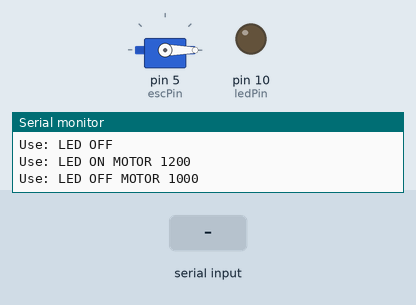
A sketch run on a simulated Arduino Uno, built with avr-gcc and run on an emulated ATmega328P. Shown: servo, output pins drawn as LEDs (lit = HIGH), the last lines printed to the serial monitor. The test bench sets the inputs (shaded band).

Above: at 6.2 s.
6.3 s: "LED ON\n" received over Serial
At 7.0 s:
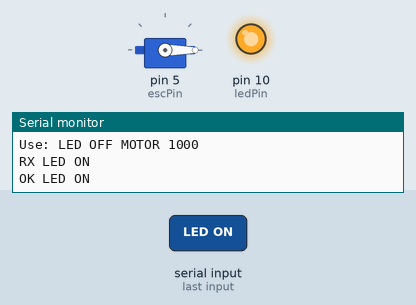
7.8 s: "LED OFF\n" received over Serial
At 8.2 s:
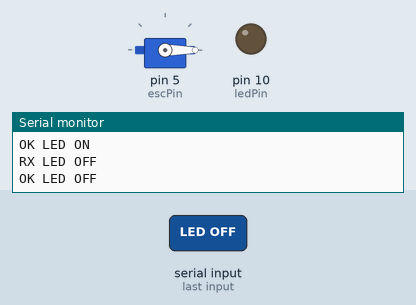
Timing chart, 0 to 10.8 s (numbered marks = the images above; inputs shaded):
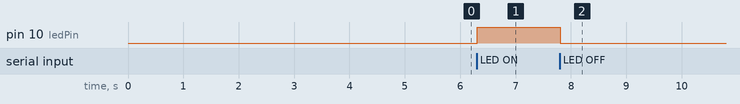

The sketch:

spinning_desicurer_controller_v2.ino
```cpp
#include <Servo.h>

Servo esc;

// Change these pins to match your wiring
const int escPin = 5;
const int ledPin = 10;

int motorSpeed = 1000;
bool ledOn = false;

void setMotor(int val) {
  if (val >= 1000 && val <= 2000) {
    motorSpeed = val;
    esc.writeMicroseconds(motorSpeed);

    Serial.print("OK MOTOR ");
    Serial.println(motorSpeed);
  } else {
    Serial.println("ERROR Invalid motor speed. Use 1000-2000.");
  }
}

void setLed(bool onState) {
  ledOn = onState;

  // ON/OFF only
  digitalWrite(ledPin, ledOn ? HIGH : LOW);

  Serial.print("OK LED ");
  Serial.println(ledOn ? "ON" : "OFF");
}

void setup() {
  Serial.begin(9600);

  pinMode(ledPin, OUTPUT);
  digitalWrite(ledPin, LOW);

  esc.attach(escPin, 1000, 2000);
  esc.writeMicroseconds(1000);

  Serial.println("ESC arming...");
  delay(5000);
  Serial.println("READY");
  Serial.println("Use: LED ON");
  Serial.println("Use: LED OFF");
  Serial.println("Use: LED ON MOTOR 1200");
  Serial.println("Use: LED OFF MOTOR 1000");
}

void loop() {
  if (Serial.available()) {
    String input = Serial.readStringUntil('\n');
    input.trim();
    input.toUpperCase();

    Serial.print("RX ");
    Serial.println(input);

    if (input == "LED ON") {
      setLed(true);
    }
    else if (input == "LED OFF") {
      setLed(false);
    }
    else if (input.startsWith("LED ON MOTOR ")) {
      setLed(true);
      int val = input.substring(String("LED ON MOTOR ").length()).toInt();
      setMotor(val);
    }
    else if (input.startsWith("LED OFF MOTOR ")) {
      setLed(false);
      int val = input.substring(String("LED OFF MOTOR ").length()).toInt();
      setMotor(val);
    }
    else {
      Serial.println("ERROR Invalid format. Use: LED ON, LED OFF, or LED ON/OFF MOTOR <1000-2000>");
    }
  }
}
```

Measured:
- after the input at 6.3 s, pin 10 (ledPin): LOW → HIGH at once
- after the input at 7.8 s, pin 10 (ledPin): HIGH → LOW at once
